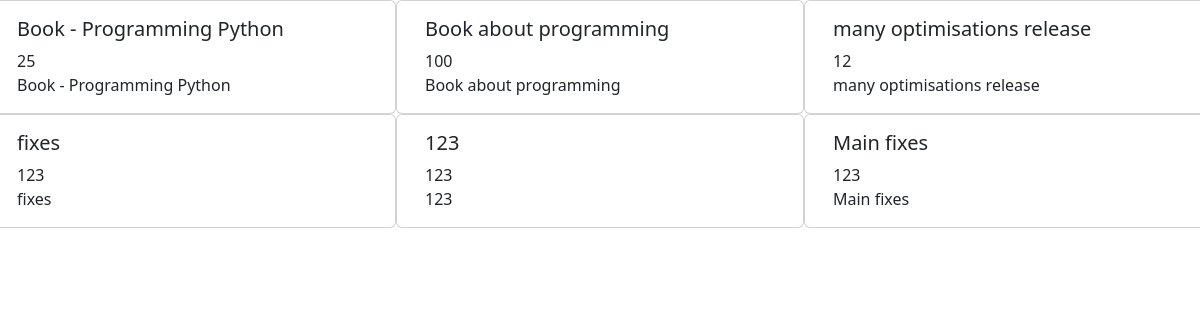
/orders_old, run on an earlier commit of the app's database.
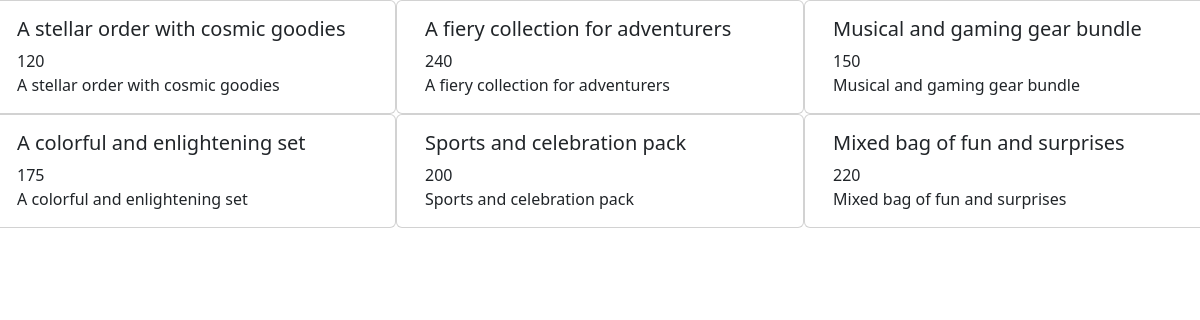
And on a later commit of the database.
### orders/models.py (models this page shows)
class Order(models.Model):
    amount = models.IntegerField()
    description = models.CharField(max_length=255)
    user = models.ForeignKey(User, on_delete=models.CASCADE, null=True)
    products = models.ManyToManyField(Product)

### orders/views.py (the view)
# urls.py: path('orders_old', orders_page),
def orders_page(request):
    return render(request, 'index.html', {'orders': Order.objects.all()})

### templates/index.html (shortened to what this page needs)
<!DOCTYPE html>
<html lang="en">
<head>
</head>
<link rel="stylesheet" href="https://cdnjs.cloudflare.com/ajax/libs/bootstrap/5.3.3/css/bootstrap.min.css"
/>
<body>
<div class="row row-cols-3">
    {% for order in orders %}
        <div class="card">
            <div class="card-body">
                <h5 class="card-title " >{{ order.description }}</h5>
                {{ order.amount }}
                <br>
                {{ order.description }}
            </div>
        </div>
    {% endfor %}
</div>
</body>
</html>

What changed in the data, as far as the page shows it:
changed Order: description "Book - Programming Python" → "A stellar order with cosmic goodies"; amount "25" → "120"
changed Order: description "Book about programming" → "A fiery collection for adventurers"; amount "100" → "240"
changed Order: description "many optimisations release" → "Musical and gaming gear bundle"; amount "12" → "150"
changed Order: description "fixes" → "A colorful and enlightening set"; amount "123" → "175"
changed Order: description "123" → "Sports and celebration pack"; amount "123" → "200"
changed Order: description "Main fixes" → "Mixed bag of fun and surprises"; amount "123" → "220"
